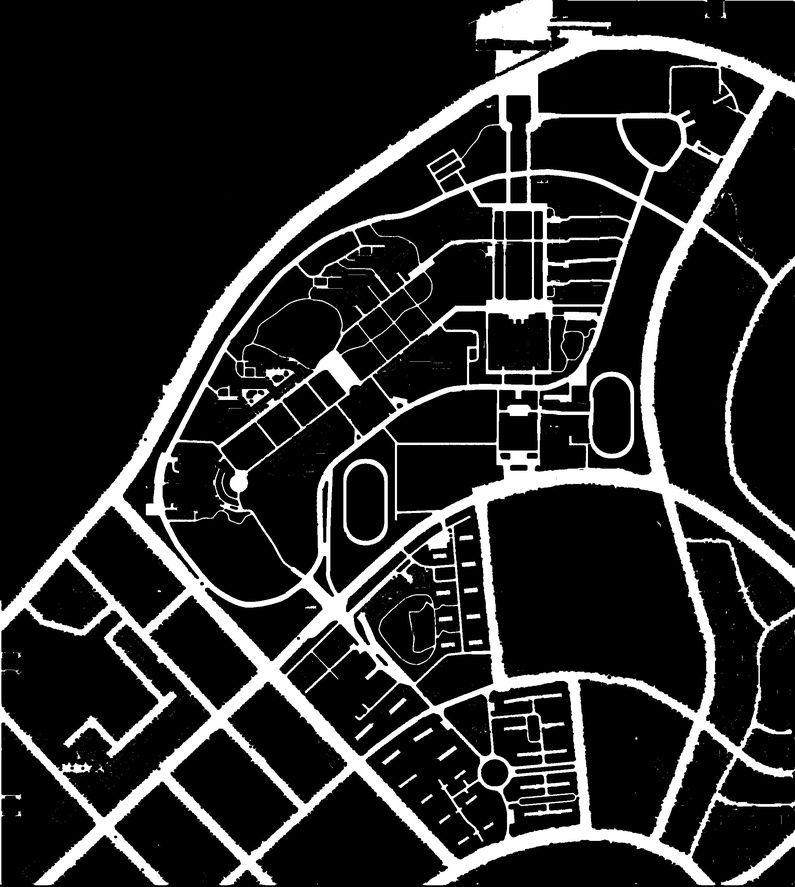
#> input picture pic_process/1.jpg, 795 x 887 px, shrunk from 2327 x 2597 before the run
$ python pro3.py   (older library calls are emulated)
#> lines starting #> are read from the running program, lines starting #| are printed output that depends on the picture
import cv2
import numpy as np
from matplotlib import pyplot as plt
rho = 1
theta = np.pi / 180
threshold = 100
min_line_length = 40
max_line_gap = 10
img = cv2.imread('1.jpg',cv2.CV_8UC1)
#> img is the input picture: shape (887, 795); min 0, max 255, mean 41.9
#img=cv2.GaussianBlur(img,(5,5),0)
#cv2.imwrite('gauss.jpg',img)
kernel = np.ones((3,3),np.uint8)
img = cv2.morphologyEx(img, cv2.MORPH_OPEN, kernel)
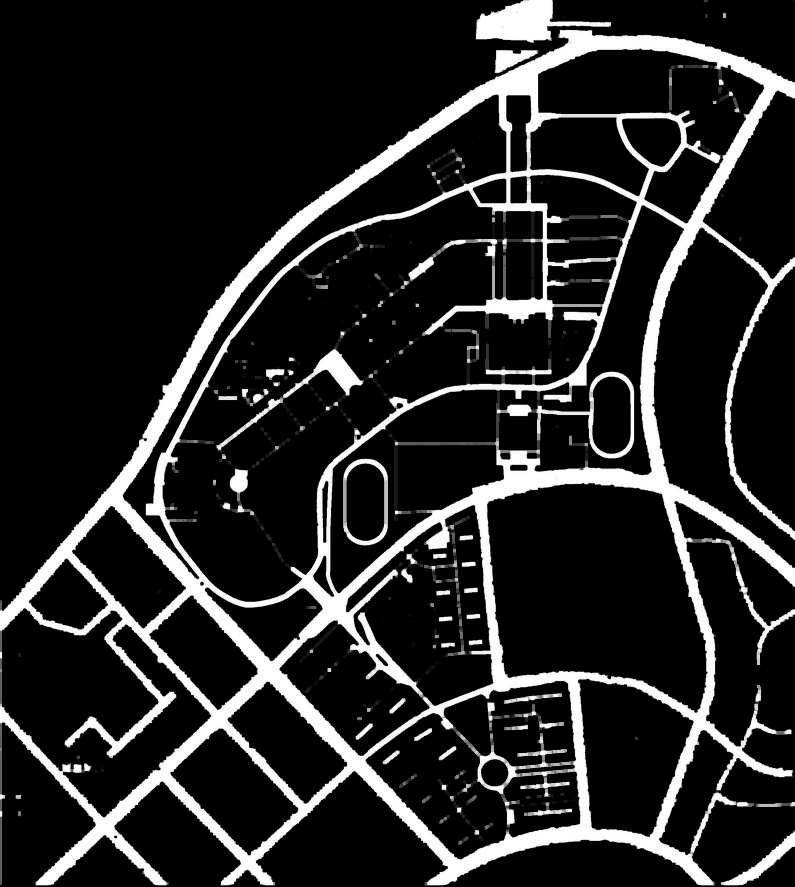
#> img: shape (887, 795); min 0, max 255, mean 38.3
'''img_black=cv2.bitwise_not(img)
cv2.imwrite('3.jpg',img_black)'''

'''
kernel = cv2.getStructuringElement(cv2.MORPH_ELLIPSE,(5,5))
closeimg= cv2.morphologyEx(img, cv2.MORPH_CLOSE, kernel)
kernel2 = np.ones((5,5),np.uint8)
erosion = cv2.erode(closeimg,kernel2,iterations = 1)
cv2.imwrite('2.jpg',erosion)
'''

def draw_lines(img, lines, color=[255, 0, 0], thickness=2):
    for line in lines:
        for x1, y1, x2, y2 in line:
            '''
            if x2-x1==0:
                k=
            k = (y2 - y1) / (x2 - x1)
            if abs(k)>0.3 :
                '''
            cv2.line(img, (x1, y1), (x2, y2), color, thickness)

def hough_lines(img, rho, theta, threshold, min_line_len, max_line_gap):
    lines = cv2.HoughLinesP(img, rho, theta, threshold, np.array([]), minLineLength=min_line_len, maxLineGap=max_line_gap)
    line_img = np.zeros((img.shape[0], img.shape[1], 3), dtype=np.uint8)
    draw_lines(line_img, lines)
    #draw_lanes(line_img, lines)
    return line_img


#img=cv2.conver
line_img = hough_lines(img, rho, theta, threshold, min_line_length, max_line_gap)
#> in hough_lines, `lines = cv2.HoughLinesP(img, rho, theta, threshold, np.array([]), minL..`: lines = 1023 rows, first 6: [48, 885, 383, 550], [54, 884, 411, 527], [106, 835, 431, 510], [45, 885, 355, 575], [155, 789, 435, 509], [129, 527, 439, 837]
#> the loop in draw_lines, `for line in lines:` made 1023 passes
#> after the loop in draw_lines, `for line in lines:`:
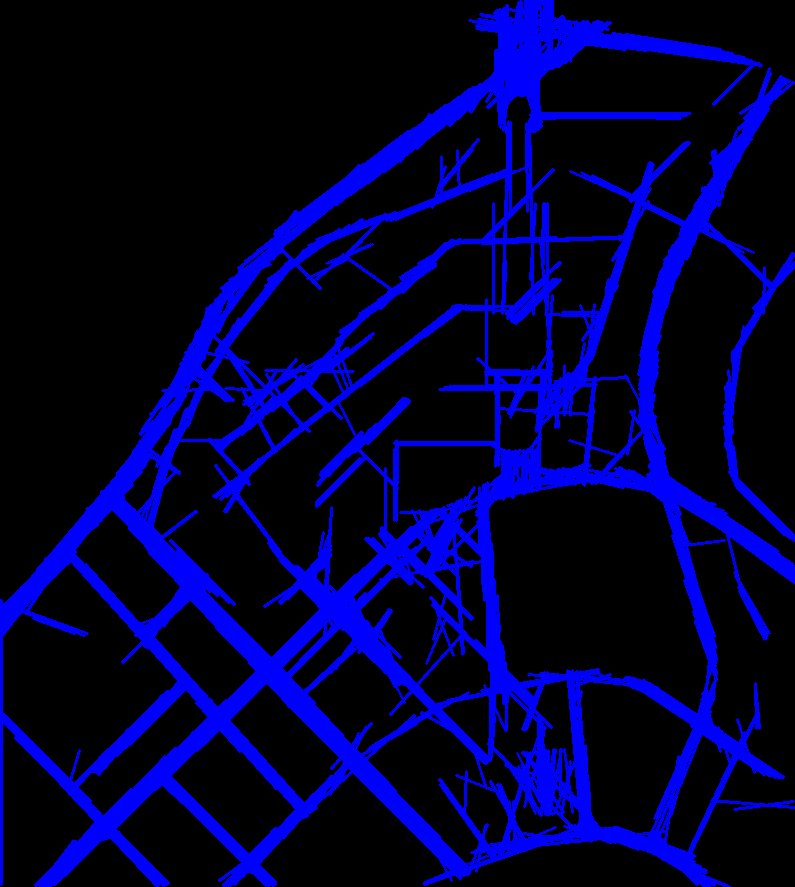
#> img: shape (887, 795, 3); mean of channels 0, 1, 2 54.6, 0, 0; drawn as B, G, R
cv2.imwrite('line.jpg',line_img)

fast = cv2.FastFeatureDetector_create()
# find and draw the keypoints
kp = fast.detect(img,None)
#> kp = 3807 keypoints; strongest (x, y, size): (324, 541, 7), (144, 439, 7), (146, 504, 7), (198, 577, 7)
img2 = cv2.drawKeypoints(img, kp, None, color=(255,0,0))
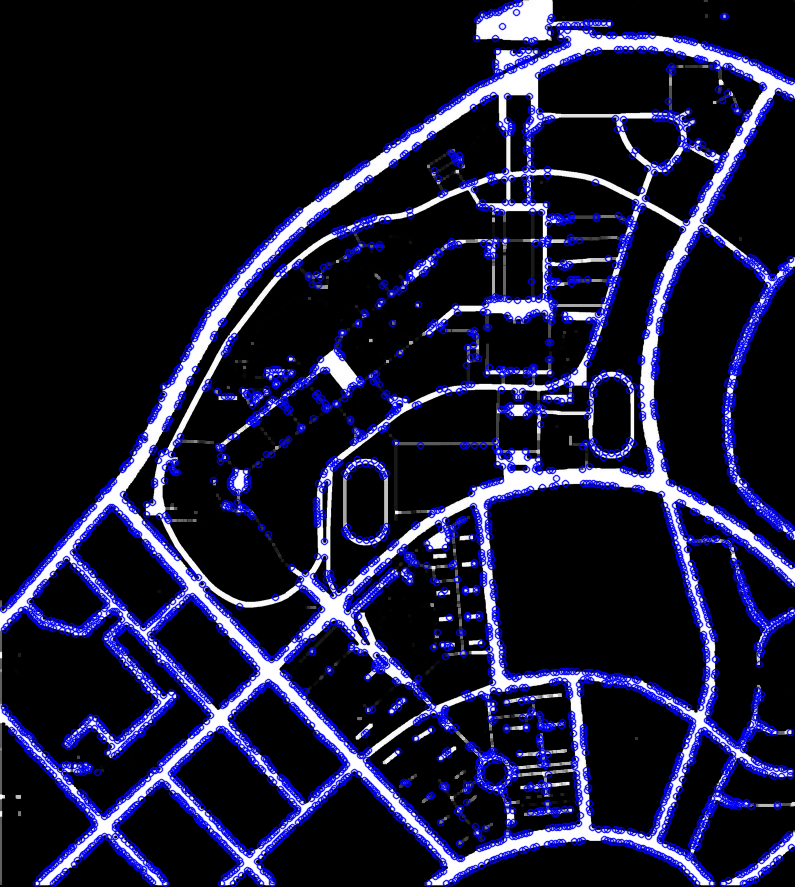
#> img2: shape (887, 795, 3); mean of channels 0, 1, 2 52.1, 26.6, 26.6; drawn as B, G, R
# Print all default params
print( "Threshold: {}".format(fast.getThreshold()) )
#| Threshold: 10
print( "nonmaxSuppression:{}".format(fast.getNonmaxSuppression()) )
#| nonmaxSuppression:True
print( "neighborhood: {}".format(fast.getType()) )
#| neighborhood: 2
print( "Total Keypoints with nonmaxSuppression: {}".format(len(kp)) )
#| Total Keypoints with nonmaxSuppression: 3807
cv2.imwrite('fast_true.png',img2)
# Disable nonmaxSuppression
fast.setNonmaxSuppression(0)
kp = fast.detect(img,None)
#> kp = 24606 keypoints; strongest (x, y, size): (515, 3, 7), (518, 3, 7), (519, 3, 7), (514, 4, 7)
print( "Total Keypoints without nonmaxSuppression: {}".format(len(kp)) )
#| Total Keypoints without nonmaxSuppression: 24606
img3 = cv2.drawKeypoints(img, kp, None, color=(255,0,0))
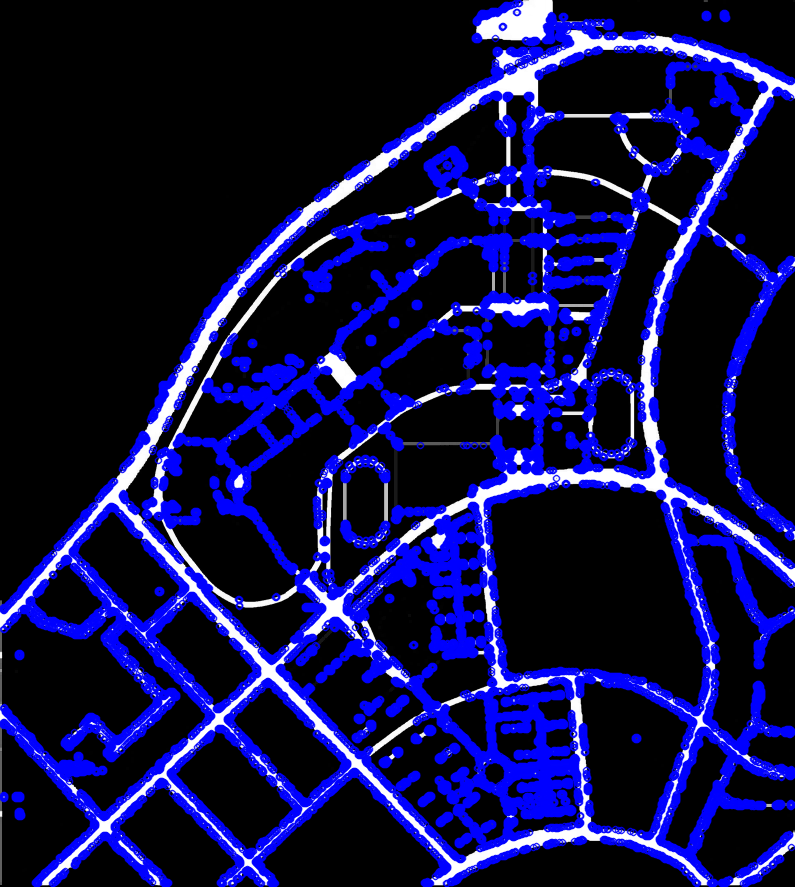
#> img3: shape (887, 795, 3); mean of channels 0, 1, 2 71.7, 16.9, 16.9; drawn as B, G, R
cv2.imwrite('fast_false.png',img3)

orb = cv2.ORB_create()
# find the keypoints with ORB
kp = orb.detect(img,None)
#> kp = 500 keypoints; strongest (x, y, size): (245, 390, 37.2), (361, 613, 37.2), (202, 584, 31), (598, 314, 31)
# compute the descriptors with ORB
kp, des = orb.compute(img, kp)
# draw only keypoints location,not size and orientation
img4 = cv2.drawKeypoints(img, kp, None, color=(0,255,0), flags=0)
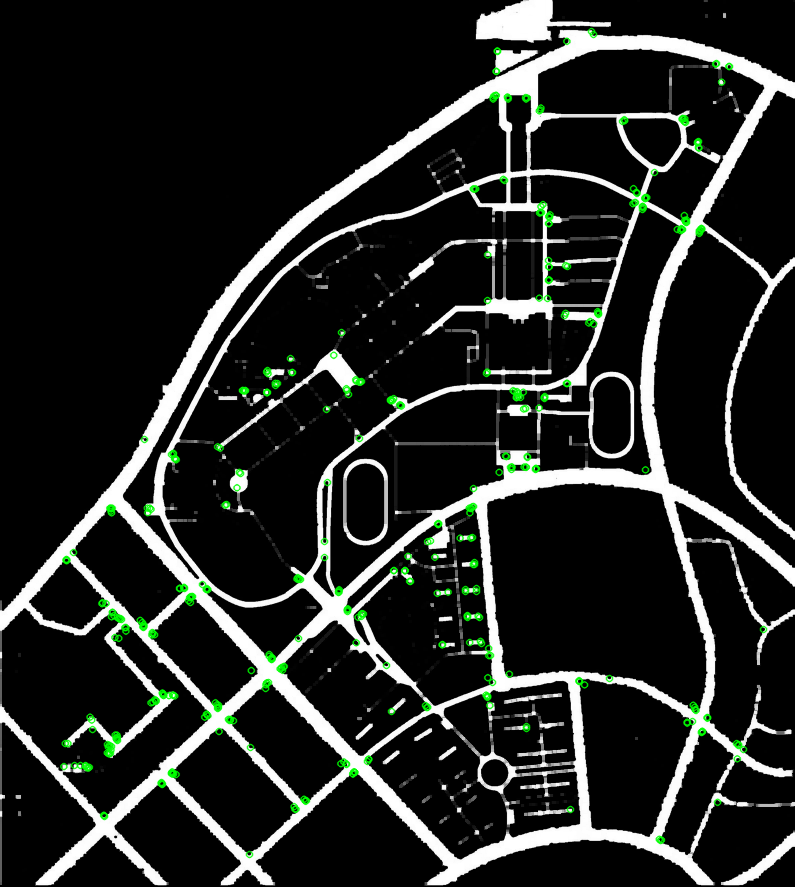
#> img4: shape (887, 795, 3); mean of channels 0, 1, 2 37.1, 39.8, 37.1; drawn as B, G, R
cv2.imwrite('orb.png',img4)
